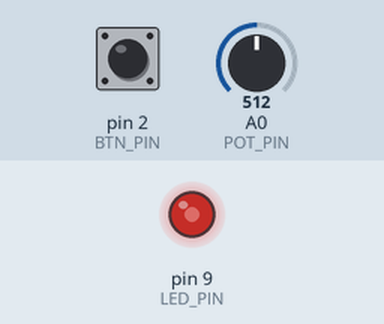
Recording of a sketch running on a simulated Arduino Uno, built with avr-gcc and run on an emulated ATmega328P. On the bench: output pins drawn as LEDs (lit = HIGH). The inputs (shaded band) are chosen by the test bench; at power-on: pin 2 (BTN_PIN) HIGH, A0 (POT_PIN) = 512. What the sketch prints to the serial monitor is not drawn.

Above: at 1.2 s.
1.3 s: pin 2 (BTN_PIN) pulled LOW for 0.15 s
At 2.4 s:
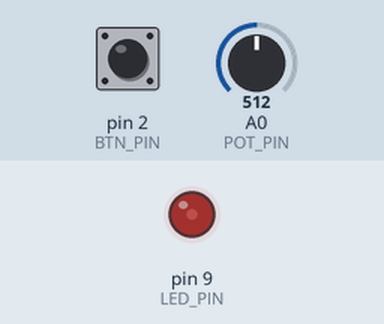
2.9 s: A0 (POT_PIN) set to 900
At 3.4 s:
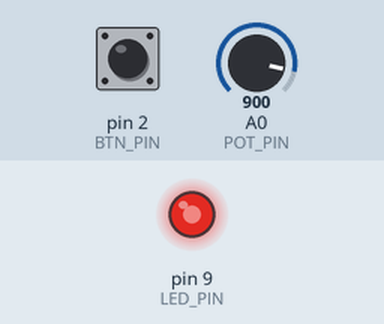
4.4 s: pin 2 (BTN_PIN) pulled LOW for 1 s
At 4.9 s:
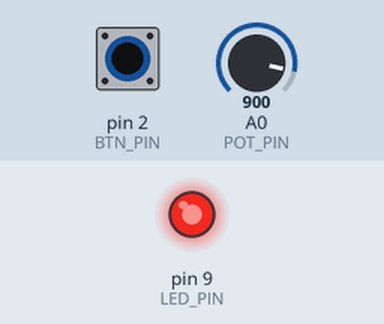
6.9 s: A0 (POT_PIN) set to 0
At 7.7 s:
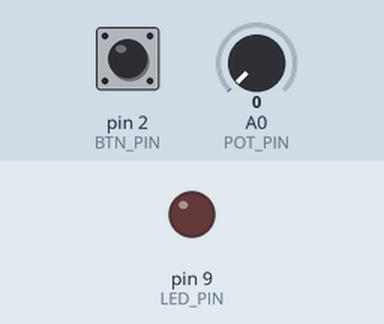
8.4 s: A0 (POT_PIN) set to 511
At 8.9 s:
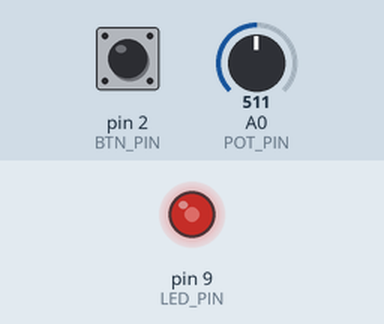
Timing chart, 0 to 10.9 s (numbered marks = the images above; inputs shaded):
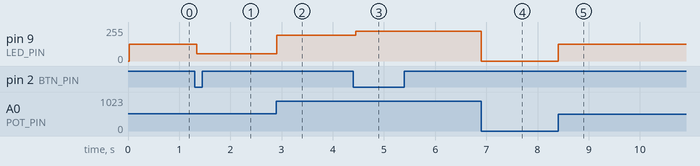

The sketch:

sketch.ino
```cpp
/*
 * 실습 5-3  ADC → PWM 가변램프  —  Arduino UNO R3
 * ------------------------------------------------------------------
 * 회로 : 가변저항 양 끝 5V / GND, Wiper → A0
 *        D9 → 330Ω → LED(+) → LED(-) → GND
 *        D2 ↔ 푸시버튼 ↔ GND   (선형 ↔ 감마 모드 전환)
 *
 * 흐름 : ADC 0~1023 → (선형 map 또는 감마 보정) → PWM 0~255 → Duty → LED 밝기
 *   - 선형 : PWM = map(ADC, 0, 1023, 0, 255)
 *   - 감마 : PWM = 255 × x^2.2  (x = ADC / 1023) — 사람 눈의 비선형 감각 보정
 *   - DEAD_ZONE : 0 근처 잡음 때문에 LED 가 미세하게 깜빡이는 것 방지
 *
 * 주기 : 20 ms(50 Hz) 마다 샘플링·출력,  200 ms 마다 시리얼 출력
 */

const int POT_PIN = A0;
const int LED_PIN = 9;                // PWM (Timer1)
const int BTN_PIN = 2;

const int ADC_MAX = 1023;
const int DEAD_ZONE = 8;              // 이 값 이하는 꺼짐
const float GAMMA = 2.2;

bool gammaMode = false;
int adc = 0, pwm = 0;
unsigned long lastSampleMs = 0, lastPrintMs = 0;

const unsigned long DEBOUNCE_MS = 30;
int lastReading = HIGH, stableState = HIGH;
unsigned long lastChangeMs = 0;

bool buttonPressed() {
  int reading = digitalRead(BTN_PIN);
  if (reading != lastReading) { lastChangeMs = millis(); lastReading = reading; }
  if (millis() - lastChangeMs >= DEBOUNCE_MS && reading != stableState) {
    stableState = reading;
    return stableState == LOW;
  }
  return false;
}

int adcToPwm(int a) {
  if (a <= DEAD_ZONE) return 0;                         // 잡음으로 인한 깜빡임 방지
  if (!gammaMode) return map(a, 0, ADC_MAX, 0, 255);    // 선형
  float x = a / (float)ADC_MAX;
  return (int)(pow(x, GAMMA) * 255.0 + 0.5);            // 감마 보정
}

void setup() {
  Serial.begin(115200);
  pinMode(LED_PIN, OUTPUT);
  pinMode(BTN_PIN, INPUT_PULLUP);
  Serial.println(F("# 실습 5-3 가변램프 (UNO) - 버튼: 선형/감마 전환"));
}

void loop() {
  if (buttonPressed()) {
    gammaMode = !gammaMode;
    Serial.print(F("# 모드 = ")); Serial.println(gammaMode ? F("GAMMA") : F("LINEAR"));
  }

  if (millis() - lastSampleMs >= 20) {                  // 50 Hz 샘플링
    lastSampleMs = millis();
    adc = analogRead(POT_PIN);
    pwm = adcToPwm(adc);
    analogWrite(LED_PIN, pwm);
  }

  if (millis() - lastPrintMs >= 200) {
    lastPrintMs = millis();
    float v = adc * 5.0 / 1024.0;
    float duty = pwm * 100.0 / 255.0;
    Serial.print(gammaMode ? F("GAMMA ") : F("LINEAR "));
    Serial.print(F("ADC=")); Serial.print(adc);
    Serial.print(F(" V=")); Serial.print(v, 2);
    Serial.print(F(" PWM=")); Serial.print(pwm);
    Serial.print(F(" Duty=")); Serial.print(duty, 1); Serial.println(F("%"));
  }
}
```

Measured:
- after the input at 1.3 s, pin 9 (LED_PIN): 127/255 → 56/255 at once
- after the input at 2.9 s, pin 9 (LED_PIN): 56/255 → 192/255 at once
- after the input at 4.4 s, pin 9 (LED_PIN): 192/255 → 224/255 at once
- after the input at 6.9 s, pin 9 (LED_PIN): 224/255 → 0/255 at once
- after the input at 8.4 s, pin 9 (LED_PIN): 0/255 → 127/255 at once
